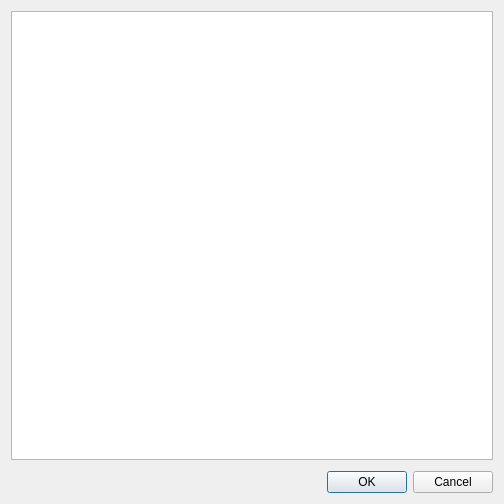
<?xml version="1.0" encoding="UTF-8"?>
<ui version="4.0">
 <class>MDViewer</class>
 <widget class="QDialog" name="MDViewer">
  <property name="geometry">
   <rect>
    <x>0</x>
    <y>0</y>
    <width>504</width>
    <height>504</height>
   </rect>
  </property>
  <property name="windowTitle">
   <string>Information</string>
  </property>
  <layout class="QVBoxLayout" name="verticalLayout">
   <item>
    <widget class="QTextEdit" name="viewer">
     <property name="sizePolicy">
      <sizepolicy hsizetype="MinimumExpanding" vsizetype="Expanding">
       <horstretch>0</horstretch>
       <verstretch>1</verstretch>
      </sizepolicy>
     </property>
     <property name="focusPolicy">
      <enum>Qt::WheelFocus</enum>
     </property>
     <property name="readOnly">
      <bool>true</bool>
     </property>
    </widget>
   </item>
   <item>
    <spacer name="verticalSpacer">
     <property name="orientation">
      <enum>Qt::Vertical</enum>
     </property>
     <property name="sizeHint" stdset="0">
      <size>
       <width>20</width>
       <height>5</height>
      </size>
     </property>
    </spacer>
   </item>
   <item>
    <widget class="QDialogButtonBox" name="buttonBox">
     <property name="orientation">
      <enum>Qt::Horizontal</enum>
     </property>
     <property name="standardButtons">
      <set>QDialogButtonBox::Cancel|QDialogButtonBox::Ok</set>
     </property>
    </widget>
   </item>
  </layout>
 </widget>
 <resources/>
 <connections>
  <connection>
   <sender>buttonBox</sender>
   <signal>accepted()</signal>
   <receiver>MDViewer</receiver>
   <slot>accept()</slot>
  </connection>
  <connection>
   <sender>buttonBox</sender>
   <signal>rejected()</signal>
   <receiver>MDViewer</receiver>
   <slot>reject()</slot>
  </connection>
 </connections>
</ui>
